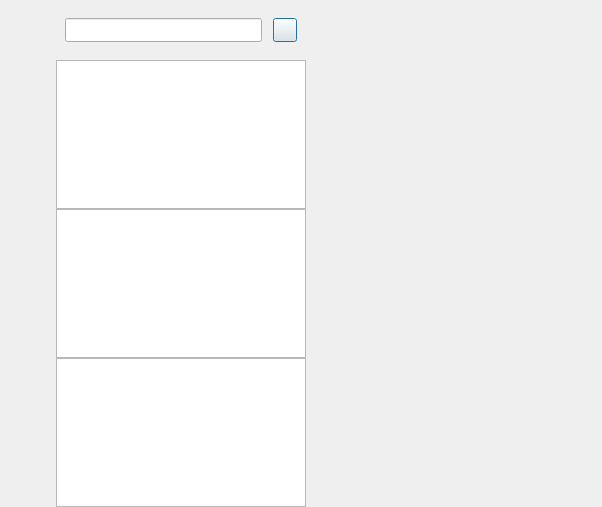
<?xml version="1.0" encoding="UTF-8"?>
<ui version="4.0">
 <class>ChatDialog</class>
 <widget class="QDialog" name="ChatDialog">
  <property name="geometry">
   <rect>
    <x>0</x>
    <y>0</y>
    <width>602</width>
    <height>507</height>
   </rect>
  </property>
  <property name="windowTitle">
   <string>Dialog</string>
  </property>
  <layout class="QHBoxLayout" name="horizontalLayout">
   <property name="spacing">
    <number>0</number>
   </property>
   <property name="leftMargin">
    <number>0</number>
   </property>
   <property name="topMargin">
    <number>0</number>
   </property>
   <property name="rightMargin">
    <number>0</number>
   </property>
   <property name="bottomMargin">
    <number>0</number>
   </property>
   <item>
    <widget class="QWidget" name="side_bar" native="true">
     <property name="sizePolicy">
      <sizepolicy hsizetype="Fixed" vsizetype="Expanding">
       <horstretch>0</horstretch>
       <verstretch>0</verstretch>
      </sizepolicy>
     </property>
     <property name="minimumSize">
      <size>
       <width>56</width>
       <height>0</height>
      </size>
     </property>
     <property name="maximumSize">
      <size>
       <width>56</width>
       <height>16777215</height>
      </size>
     </property>
     <layout class="QVBoxLayout" name="verticalLayout_4">
      <property name="spacing">
       <number>30</number>
      </property>
      <property name="leftMargin">
       <number>10</number>
      </property>
      <property name="topMargin">
       <number>30</number>
      </property>
      <property name="rightMargin">
       <number>0</number>
      </property>
      <property name="bottomMargin">
       <number>0</number>
      </property>
      <item>
       <widget class="QWidget" name="widget_2" native="true">
        <property name="minimumSize">
         <size>
          <width>29</width>
          <height>29</height>
         </size>
        </property>
        <layout class="QVBoxLayout" name="verticalLayout_5">
         <property name="spacing">
          <number>30</number>
         </property>
         <property name="leftMargin">
          <number>0</number>
         </property>
         <property name="topMargin">
          <number>0</number>
         </property>
         <property name="rightMargin">
          <number>0</number>
         </property>
         <property name="bottomMargin">
          <number>0</number>
         </property>
         <item>
          <widget class="QLabel" name="side_head_lb">
           <property name="minimumSize">
            <size>
             <width>35</width>
             <height>35</height>
            </size>
           </property>
           <property name="maximumSize">
            <size>
             <width>35</width>
             <height>35</height>
            </size>
           </property>
           <property name="text">
            <string/>
           </property>
          </widget>
         </item>
         <item>
          <widget class="QWidget" name="side_chat_lb" native="true">
           <property name="minimumSize">
            <size>
             <width>30</width>
             <height>30</height>
            </size>
           </property>
           <property name="maximumSize">
            <size>
             <width>30</width>
             <height>30</height>
            </size>
           </property>
          </widget>
         </item>
         <item>
          <widget class="QWidget" name="side_contact_lb" native="true">
           <property name="minimumSize">
            <size>
             <width>30</width>
             <height>30</height>
            </size>
           </property>
           <property name="maximumSize">
            <size>
             <width>30</width>
             <height>30</height>
            </size>
           </property>
          </widget>
         </item>
         <item>
          <widget class="QWidget" name="side_settings_lb" native="true">
           <property name="minimumSize">
            <size>
             <width>30</width>
             <height>30</height>
            </size>
           </property>
           <property name="maximumSize">
            <size>
             <width>30</width>
             <height>30</height>
            </size>
           </property>
          </widget>
         </item>
        </layout>
       </widget>
      </item>
      <item>
       <widget class="QWidget" name="widget" native="true"/>
      </item>
      <item>
       <spacer name="verticalSpacer">
        <property name="orientation">
         <enum>Qt::Vertical</enum>
        </property>
        <property name="sizeHint" stdset="0">
         <size>
          <width>20</width>
          <height>40</height>
         </size>
        </property>
       </spacer>
      </item>
     </layout>
    </widget>
   </item>
   <item>
    <widget class="QWidget" name="chat_user_wid" native="true">
     <property name="sizePolicy">
      <sizepolicy hsizetype="Preferred" vsizetype="Expanding">
       <horstretch>0</horstretch>
       <verstretch>0</verstretch>
      </sizepolicy>
     </property>
     <property name="minimumSize">
      <size>
       <width>250</width>
       <height>0</height>
      </size>
     </property>
     <property name="maximumSize">
      <size>
       <width>250</width>
       <height>16777215</height>
      </size>
     </property>
     <layout class="QVBoxLayout" name="verticalLayout">
      <property name="spacing">
       <number>0</number>
      </property>
      <property name="leftMargin">
       <number>0</number>
      </property>
      <property name="topMargin">
       <number>0</number>
      </property>
      <property name="rightMargin">
       <number>0</number>
      </property>
      <property name="bottomMargin">
       <number>0</number>
      </property>
      <item>
       <widget class="QWidget" name="search_wid" native="true">
        <property name="minimumSize">
         <size>
          <width>0</width>
          <height>60</height>
         </size>
        </property>
        <property name="maximumSize">
         <size>
          <width>16777215</width>
          <height>60</height>
         </size>
        </property>
        <layout class="QHBoxLayout" name="horizontalLayout_2">
         <property name="spacing">
          <number>6</number>
         </property>
         <property name="leftMargin">
          <number>9</number>
         </property>
         <property name="topMargin">
          <number>9</number>
         </property>
         <property name="rightMargin">
          <number>9</number>
         </property>
         <property name="bottomMargin">
          <number>9</number>
         </property>
         <item>
          <widget class="CustomizeEdit" name="search_edit">
           <property name="minimumSize">
            <size>
             <width>0</width>
             <height>24</height>
            </size>
           </property>
           <property name="maximumSize">
            <size>
             <width>16777215</width>
             <height>24</height>
            </size>
           </property>
          </widget>
         </item>
         <item>
          <spacer name="horizontalSpacer">
           <property name="orientation">
            <enum>Qt::Horizontal</enum>
           </property>
           <property name="sizeType">
            <enum>QSizePolicy::Fixed</enum>
           </property>
           <property name="sizeHint" stdset="0">
            <size>
             <width>5</width>
             <height>20</height>
            </size>
           </property>
          </spacer>
         </item>
         <item>
          <widget class="ClickedBtn" name="add_btn">
           <property name="minimumSize">
            <size>
             <width>24</width>
             <height>24</height>
            </size>
           </property>
           <property name="maximumSize">
            <size>
             <width>24</width>
             <height>24</height>
            </size>
           </property>
           <property name="text">
            <string/>
           </property>
          </widget>
         </item>
        </layout>
       </widget>
      </item>
      <item>
       <widget class="QListWidget" name="search_list"/>
      </item>
      <item>
       <widget class="ChatUserList" name="chat_user_list">
        <property name="minimumSize">
         <size>
          <width>250</width>
          <height>0</height>
         </size>
        </property>
        <property name="maximumSize">
         <size>
          <width>250</width>
          <height>16777215</height>
         </size>
        </property>
       </widget>
      </item>
      <item>
       <widget class="QListWidget" name="con_user_list"/>
      </item>
     </layout>
    </widget>
   </item>
   <item>
    <widget class="QStackedWidget" name="stackedWidget">
     <property name="minimumSize">
      <size>
       <width>50</width>
       <height>0</height>
      </size>
     </property>
     <property name="currentIndex">
      <number>3</number>
     </property>
     <widget class="QWidget" name="chat_page"/>
     <widget class="QWidget" name="friend_apply_page"/>
     <widget class="QWidget" name="friend_info_page"/>
     <widget class="QWidget" name="user_info_page"/>
    </widget>
   </item>
  </layout>
 </widget>
 <customwidgets>
  <customwidget>
   <class>ClickedBtn</class>
   <extends>QPushButton</extends>
   <header>clickedbtn.hpp</header>
  </customwidget>
  <customwidget>
   <class>CustomizeEdit</class>
   <extends>QLineEdit</extends>
   <header>customizeedit.hpp</header>
  </customwidget>
  <customwidget>
   <class>ChatUserList</class>
   <extends>QListWidget</extends>
   <header>chatuserlist.hpp</header>
  </customwidget>
 </customwidgets>
 <resources/>
 <connections/>
</ui>
